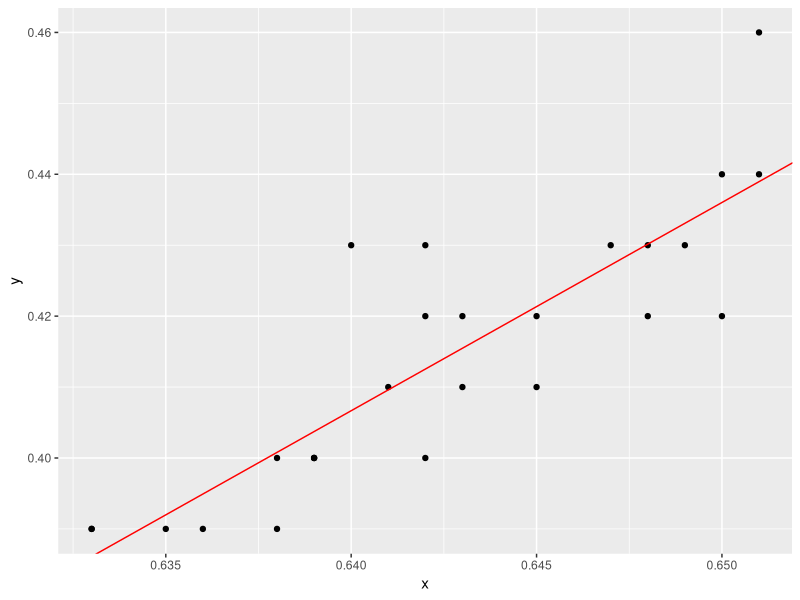

Reproduce this figure in R.
# DADOS

x <- c(0.647, 0.645, 0.650, 0.642, 0.643,
       0.651, 0.640, 0.651, 0.648, 0.642,
       0.643, 0.645, 0.639, 0.633, 0.642,
       0.648, 0.639, 0.638, 0.641, 0.636,
       0.638, 0.650, 0.649, 0.639, 0.633,
       0.635)
y <- c(0.43, 0.42, 0.44, 0.43, 0.42, 0.46,
       0.43, 0.44, 0.43, 0.42, 0.41, 0.41,
       0.40, 0.39, 0.40, 0.42, 0.40, 0.40,
       0.41, 0.39, 0.39, 0.42, 0.43, 0.40,
       0.39, 0.39)

# UTILITARIOS

n <- if (length(x) == length(y)){
  length(x)
}else {
  stop("Vetores de tamanhos diferentes")
}

sxy <- sum(x * y) - (sum(x) * sum(y)) / n

sxx <- sum(x^2) - (sum(x)^2) / n

syy <- sum(y^2) - (sum(y)^2) / n

b <- sxy / sxx

t_tab <- qt(0.025, df = n - 2, lower.tail = FALSE)

s <- sqrt((syy - b * sxy) / (n - 2))

# EXERCICIO 1

r <- sqrt(b * sxy / syy)

# EXERCICIO 2

rc_for_correlation <- function(value) {
  if (value <= - t_tab || value >= t_tab) {
    "Rejeita H0: Não existe correlação na população"
  } else {
    "Não rejeita H0: Existe correlação na população"
  }
}

t_correlation <- r * sqrt((n - 2) / (1 - r^2))

rc_for_correlation(t_correlation)

# EXERCICIO 3

if (abs(r) >= 0.2 && abs(r) < 0.4) {
  "Correlação fraca"
} else if (abs(r) >= 0.4 && abs(r) < 0.7) {
  "Correlação moderada"
} else if (abs(r) >= 0.7 && abs(r) < 0.9) {
  "Correlação forte"
} else {
  "Sem correlação"
}

# EXERCICIO 4

a <- mean(y) - b * mean(x)
b <- b

equation  <- function(x) {
  a + b * x
}

rc_for_parameter <- function(value) {
  if (value <= - t_tab || value >= t_tab) {
    "Rejeita H0: O parâmetro é não significativo"
  } else {
    "Não rejeita H0: O parâmetro é significativo"
  }
}

t_b <- (b - 0) / (s / sqrt(sxx))
rc_for_parameter(t_b)

# EXERCICIO 5

ggplot2::ggplot() +
  ggplot2::geom_point(ggplot2::aes(x = x, y = y)) +
  ggplot2::geom_abline(slope = b, intercept = a, color = "red")

# EXERCICIO 6

r2 <- ((b^2 * sxx) / (syy)) * 100
r2

# EXERCICIO 7

b

# EXERCICIO 8

equation(0.60)

# EXERCICIO 9

ic_a  <-  c(
  a - t_tab * s * sqrt(1 / n + (mean(x)^2) / sxx),
  a + t_tab * s * sqrt(1 / n + (mean(x)^2) / sxx)
)
ic_a

ic_b <- c(
  b - t_tab * s * sqrt(1 / sxx),
  b + t_tab * s * sqrt(1 / sxx)
)
ic_b

# EXERCICIO 10

ic_yx <- c(
  equation(0.60) - t_tab * s * sqrt(1 + 1 / n + ((0.60 - mean(x))^2) / sxx),
  equation(0.60) + t_tab * s * sqrt(1 + 1 / n + ((0.60 - mean(x))^2) / sxx)
)
ic_yx

ic_eyx <- c(
  equation(0.60) - t_tab * s * sqrt(1 / n + ((0.60 - mean(x))^2) / sxx),
  equation(0.60) + t_tab * s * sqrt(1 / n + ((0.60 - mean(x))^2) / sxx)
)
ic_eyx

